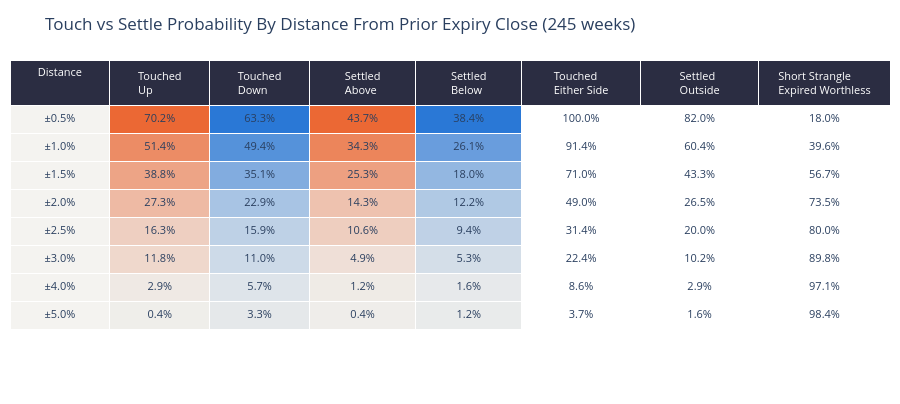
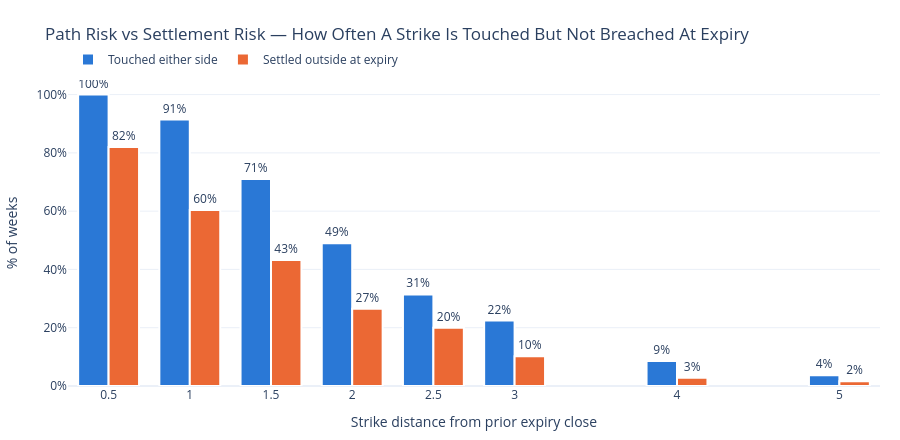

Source (notebook cell) for these figures, in order:
### Markdown cell above
## Touched vs Settled — The Option Seller's Ladder

For each distance from the prior expiry close, two very different probabilities:

- **Touched** — the index traded through that level at *some* hour during the week. This is what stops out a delta-hedged or stop-managed short.
- **Settled beyond** — the index was still past that level at expiry. This is what actually pays out on a held short.

The gap between the two columns is the premium a seller keeps for sitting through the noise; it is also the share of weeks where a stop-loss would have paid out on a strike that ultimately expired worthless. Hourly candles are what make the *touched* column trustworthy.

### Code cell
n_weeks = len(moves)
ladder = pd.DataFrame({"distance_pct": STRIKE_DISTANCES})
ladder["touch_up"] = [(moves["max_up_pct"] >= d).mean() * 100 for d in STRIKE_DISTANCES]
ladder["touch_down"] = [(moves["max_down_pct"] <= -d).mean() * 100 for d in STRIKE_DISTANCES]
ladder["settle_above"] = [(moves["expiry_move_pct"] >= d).mean() * 100 for d in STRIKE_DISTANCES]
ladder["settle_below"] = [(moves["expiry_move_pct"] <= -d).mean() * 100 for d in STRIKE_DISTANCES]
ladder["touched_either"] = [
    ((moves["max_up_pct"] >= d) | (moves["max_down_pct"] <= -d)).mean() * 100 for d in STRIKE_DISTANCES
]
ladder["settled_outside"] = [(moves["expiry_move_pct"].abs() >= d).mean() * 100 for d in STRIKE_DISTANCES]
ladder["strangle_survived"] = 100 - ladder["settled_outside"]

fig = go.Figure(
    data=[
        go.Table(
            columnwidth=[80, 80, 80, 85, 85, 95, 95, 105],
            header=dict(
                values=[
                    "Distance", "Touched<br>Up", "Touched<br>Down", "Settled<br>Above",
                    "Settled<br>Below", "Touched<br>Either Side", "Settled<br>Outside",
                    "Short Strangle<br>Expired Worthless",
                ],
                fill_color=HEADER_FILL,
                font=dict(color="white", size=11),
                align="center",
                height=44,
            ),
            cells=dict(
                values=[
                    ladder["distance_pct"].map("±{:.1f}%".format),
                    ladder["touch_up"].map("{:.1f}%".format),
                    ladder["touch_down"].map("{:.1f}%".format),
                    ladder["settle_above"].map("{:.1f}%".format),
                    ladder["settle_below"].map("{:.1f}%".format),
                    ladder["touched_either"].map("{:.1f}%".format),
                    ladder["settled_outside"].map("{:.1f}%".format),
                    ladder["strangle_survived"].map("{:.1f}%".format),
                ],
                fill_color=[
                    ["#f4f3f0"] * len(ladder),
                    shade(ladder["touch_up"], UP_COLOR),
                    shade(ladder["touch_down"], DOWN_COLOR),
                    shade(ladder["settle_above"], UP_COLOR),
                    shade(ladder["settle_below"], DOWN_COLOR),
                    ["white"] * len(ladder),
                    ["white"] * len(ladder),
                    ["white"] * len(ladder),
                ],
                align="center",
                height=28,
                font=dict(size=11),
            ),
        )
    ]
)
fig.update_layout(
    title=f"Touch vs Settle Probability By Distance From Prior Expiry Close ({n_weeks} weeks)",
    height=120 + 28 * len(ladder) + 60,
    margin=dict(t=60, b=10, l=10, r=10),
)
fig.show()

bars = go.Figure()
bars.add_trace(
    go.Bar(
        x=ladder["distance_pct"], y=ladder["touched_either"], name="Touched either side",
        marker_color=SERIES_HEX[0], marker_line=dict(color="white", width=2),
        text=ladder["touched_either"].map("{:.0f}%".format), textposition="outside",
    )
)
bars.add_trace(
    go.Bar(
        x=ladder["distance_pct"], y=ladder["settled_outside"], name="Settled outside at expiry",
        marker_color=SERIES_HEX[1], marker_line=dict(color="white", width=2),
        text=ladder["settled_outside"].map("{:.0f}%".format), textposition="outside",
    )
)
bars.update_layout(
    title="Path Risk vs Settlement Risk — How Often A Strike Is Touched But Not Breached At Expiry",
    barmode="group",
    bargap=0.25,
    template="plotly_white",
    height=440,
    hovermode="x unified",
    legend=dict(orientation="h", yanchor="bottom", y=1.02, xanchor="left", x=0),
    margin=dict(t=80, b=50, l=60, r=20),
)
bars.update_xaxes(title_text="Strike distance from prior expiry close", ticksuffix="%", tickvals=STRIKE_DISTANCES)
bars.update_yaxes(title_text="% of weeks", ticksuffix="%", range=[0, 105])
bars.show()

### Figure 1 — Plotly figure (JSON) as saved in the notebook; plotly's stock layout.template omitted (floating-point values rounded to 4 significant figures)
{"data": [{"cells": {"align": "center", "fill": {"color": [["#f4f3f0", "#f4f3f0", "#f4f3f0", "#f4f3f0", "#f4f3f0", "#f4f3f0", "#f4f3f0", "#f4f3f0"], ["rgb(235,104,52)", "rgb(236,140,101)", "rgb(237,164,134)", "rgb(238,186,164)", "rgb(238,207,193)", "rgb(239,216,204)", "rgb(239,233,228)", "rgb(239,238,234)"], ["rgb(42,120,214)", "rgb(85,146,218)", "rgb(130,172,223)", "rgb(168,196,228)", "rgb(190,209,230)", "rgb(205,218,232)", "rgb(222,228,234)", "rgb(229,232,234)"], ["rgb(235,104,52)", "rgb(236,133,91)", "rgb(237,160,129)", "rgb(238,194,175)", "rgb(238,206,191)", "rgb(239,223,215)", "rgb(239,235,230)", "rgb(239,237,234)"], ["rgb(42,120,214)", "rgb(105,157,221)", "rgb(147,183,225)", "rgb(176,201,228)", "rgb(191,209,230)", "rgb(212,222,232)", "rgb(231,233,235)", "rgb(233,235,235)"], ["white", "white", "white", "white", "white", "white", "white", "white"], ["white", "white", "white", "white", "white", "white", "white", "white"], ["white", "white", "white", "white", "white", "white", "white", "white"]]}, "font": {"size": 11}, "height": 28, "values": [["±0.5%", "±1.0%", "±1.5%", "±2.0%", "±2.5%", "±3.0%", "±4.0%", "±5.0%"], ["70.2%", "51.4%", "38.8%", "27.3%", "16.3%", "11.8%", "2.9%", "0.4%"], ["63.3%", "49.4%", "35.1%", "22.9%", "15.9%", "11.0%", "5.7%", "3.3%"], ["43.7%", "34.3%", "25.3%", "14.3%", "10.6%", "4.9%", "1.2%", "0.4%"], ["38.4%", "26.1%", "18.0%", "12.2%", "9.4%", "5.3%", "1.6%", "1.2%"], ["100.0%", "91.4%", "71.0%", "49.0%", "31.4%", "22.4%", "8.6%", "3.7%"], ["82.0%", "60.4%", "43.3%", "26.5%", "20.0%", "10.2%", "2.9%", "1.6%"], ["18.0%", "39.6%", "56.7%", "73.5%", "80.0%", "89.8%", "97.1%", "98.4%"]]}, "columnwidth": [80, 80, 80, 85, 85, 95, 95, 105], "header": {"align": "center", "fill": {"color": "#2b2d42"}, "font": {"color": "white", "size": 11}, "height": 44, "values": ["Distance", "Touched<br>Up", "Touched<br>Down", "Settled<br>Above", "Settled<br>Below", "Touched<br>Either Side", "Settled<br>Outside", "Short Strangle<br>Expired Worthless"]}, "type": "table"}], "layout": {"height": 404, "margin": {"b": 10, "l": 10, "r": 10, "t": 60}, "title": {"text": "Touch vs Settle Probability By Distance From Prior Expiry Close (245 weeks)"}}}

### Figure 2 — Plotly figure (JSON) as saved in the notebook; plotly's stock layout.template omitted (floating-point values rounded to 4 significant figures)
{"data": [{"marker": {"color": "#2a78d6", "line": {"color": "white", "width": 2}}, "name": "Touched either side", "text": ["100%", "91%", "71%", "49%", "31%", "22%", "9%", "4%"], "textposition": "outside", "type": "bar", "x": [0.5, 1.0, 1.5, 2.0, 2.5, 3.0, 4.0, 5.0], "y": [100.0, 91.43, 71.02, 48.98, 31.43, 22.45, 8.571, 3.673]}, {"marker": {"color": "#eb6834", "line": {"color": "white", "width": 2}}, "name": "Settled outside at expiry", "text": ["82%", "60%", "43%", "27%", "20%", "10%", "3%", "2%"], "textposition": "outside", "type": "bar", "x": [0.5, 1.0, 1.5, 2.0, 2.5, 3.0, 4.0, 5.0], "y": [82.04, 60.41, 43.27, 26.53, 20.0, 10.2, 2.857, 1.633]}], "layout": {"bargap": 0.25, "barmode": "group", "height": 440, "hovermode": "x unified", "legend": {"orientation": "h", "x": 0, "xanchor": "left", "y": 1.02, "yanchor": "bottom"}, "margin": {"b": 50, "l": 60, "r": 20, "t": 80}, "title": {"text": "Path Risk vs Settlement Risk — How Often A Strike Is Touched But Not Breached At Expiry"}, "xaxis": {"ticksuffix": "%", "tickvals": [0.5, 1.0, 1.5, 2.0, 2.5, 3.0, 4.0, 5.0], "title": {"text": "Strike distance from prior expiry close"}}, "yaxis": {"range": [0, 105], "ticksuffix": "%", "title": {"text": "% of weeks"}}}}
